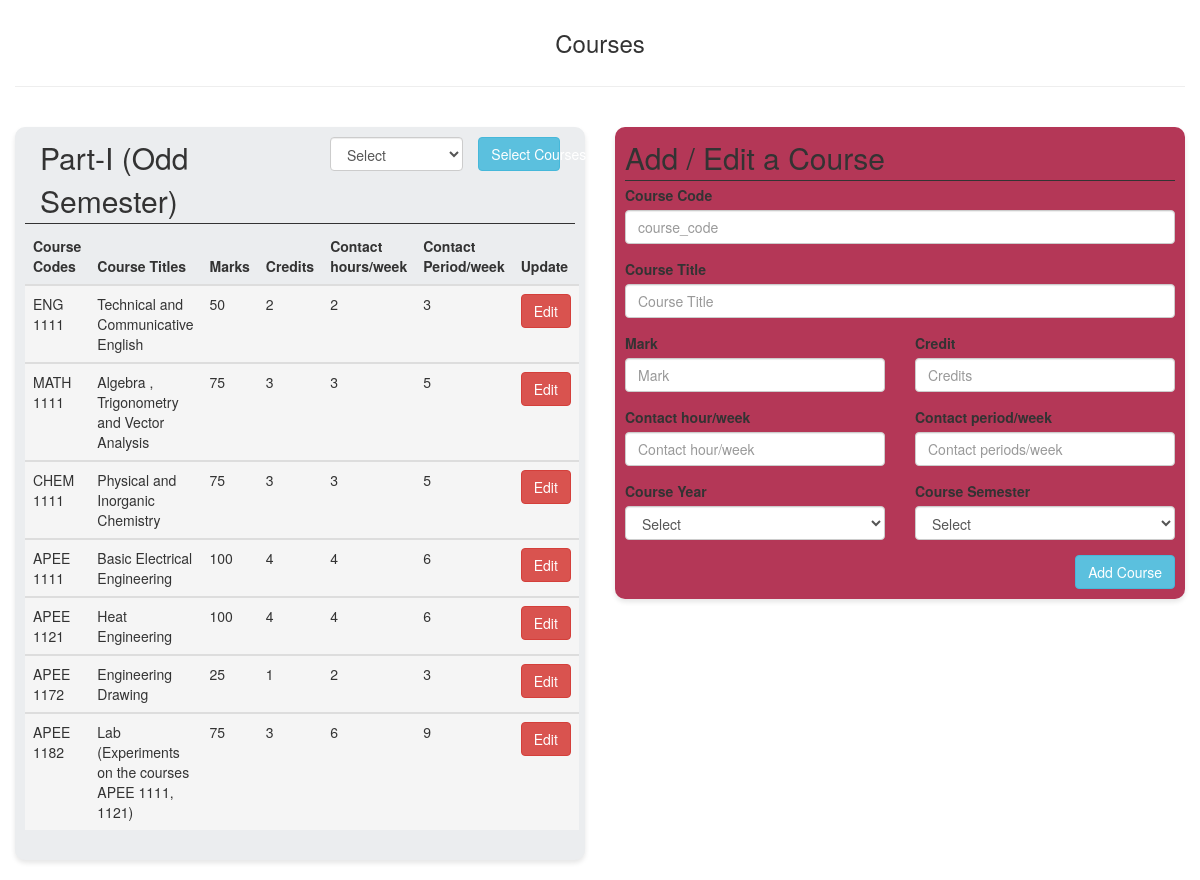
Page /dashboard/courses.php (signed in) on the committed database.
### tables this page shows
CREATE TABLE `courses` (
  `id` int(10) NOT NULL,
  `course_id` varchar(20) NOT NULL,
  `course_code` varchar(20) NOT NULL,
  `course_title` varchar(200) NOT NULL,
  `marks` varchar(10) NOT NULL,
  `credits` varchar(10) NOT NULL,
  `contact_hour_week` varchar(10) NOT NULL,
  `contact_periods_week` varchar(10) NOT NULL,
  `year` varchar(10) NOT NULL,
  `semester` varchar(10) NOT NULL
);

### dashboard/courses.php (the view, shortened to what this page needs)
<?php
include ('server.php');
$course_code = "";
$course_title = "";
$marks = "";
$credits = "";
$contact_hour_week = "";
$contact_periods_week = "";
$redirect_self ="";
$msg = '';
$form_id = 'course_data';
$deletemsg = "";
$edit_state = false;
$block_title = "Part-I (Odd Semester)";
$year = 'Part-I';
$semester = 'Odd';
$year_show = 'Select';
$semester_show = 'Select';
$year_value = '';
$semester_value = '';
$select_row = "SELECT * FROM courses WHERE year='$year' and semester='$semester'  ";
$select_info = mysqli_query($db, $select_row);
?>
<!DOCTYPE html>
<html class="no-js">
	<head>
	<link rel="stylesheet" href="assets/bootstrap/css/bootstrap.css">
	<link rel="stylesheet" href="assets/bootstrap/css/bootstrap.min.css">
    <link rel="stylesheet" href="../css/courses.css">
</head>
<body>
<section class="col-md-12 text-center">
    <h3 style="padding: 10px;">Courses</h3>
    <hr>
</section>
<section class="col-md-6" style="margin-top: 20px;">
    <div class="courses col-md-12">
        <span class="col-md-6" style="font-size: 30px;font-weight: 500;"><?php echo $block_title;?></span>
        <form  class="col-md-6 pull-right" id="" method="post" action="courses.php">
            <div class="col-md-8" style="">
                <div class="form-group">
                    <select id="" name="year_semester" class="form-control" required>
                        <option value="" selected hidden>Select</option>
                    </select>
                </div>
            </div>
            <button type="submit" name="select_course" class="col-md-4 btn btn-info pull-right">Select Courses</button>
        </form>
        <div class="clearfix"></div>
        <div class="seperator"></div>
    	<table class="table">
            <thead>
                <tr>
                    <th>Course Codes</th>
                    <th>Course Titles</th>
                    <th>Marks</th>
                    <th>Credits</th>
                    <th>Contact hours/week</th>
                    <th>Contact Period/week</th>
                    <th>Update</th>
                </tr>
            </thead>
            <?php while($row = mysqli_fetch_array($select_info)){ ?>
                <tbody>
                    <tr class="active">
                        <td><?php echo $row['course_code']; ?></td>
                        <td><?php echo $row['course_title']; ?></td>
                        <td><?php echo $row['marks']; ?></td>
                        <td><?php echo $row['credits']; ?></td>
                        <td><?php echo $row['contact_hour_week']; ?></td>
                        <td><?php echo $row['contact_periods_week']; ?></td>
                        <td><a href="courses.php?edit=<?php echo $row['id']; ?>" class="btn btn-danger">Edit</a></td>
                    </tr>
                </tbody>
            <?php } ?>
        </table>
    </div>
</section>
<section class="col-md-6"  style="margin-top: 20px;">
    <div class="course_form col-md-12">
        <span style="font-size: 30px;font-weight: 500;">Add / Edit a Course
        </span>
        <div class="seperator"></div>
        <form  class="" id="<?php echo $form_id;?>" method="post" action="<?php echo $redirect_self;?>">
            <div class="row">
                <div class="col-md-12">
                    <div class="form-group">
                        <label class="control-label" for="course_code">Course Code</label>
                        <input id="course_code" name="course_code" type="text" value="<?php echo $course_code;?>" placeholder="course_code" class="form-control input-md" required>
                    </div>
                </div>
                <div class="col-md-12">
                    <div class="form-group">
                        <label class="control-label" for="course_title">Course Title</label>
                        <input id="course_title" name="course_title" type="text" value="<?php echo $course_title;?>" placeholder="Course Title" class="form-control input-md" required>
                    </div>
                </div>
                <div class="col-md-6">
                    <div class="form-group">
                        <label class="control-label" for="marks">Mark</label>
                        <input id="marks" name="marks" type="text" value="<?php echo $marks;?>" placeholder="Mark" class="form-control input-md" required>
                    </div>
                </div>
                <div class="col-md-6">
                    <div class="form-group">
                        <label class="control-label" for="credits">Credit</label>
                        <input id="credits" name="credits" type="text" value="<?php echo $credits;?>" placeholder="Credits" class="form-control input-md" required>
                    </div>
                </div>
                <div class="col-md-6">
                    <div class="form-group">
                        <label class="control-label" for="contact_hour_week">Contact hour/week</label>
                        <input id="contact_hour_week" name="contact_hour_week" type="text" value="<?php echo $contact_hour_week;?>" placeholder="Contact hour/week" class="form-control input-md" required>
                    </div>
                </div>
                <div class="col-md-6">
                    <div class="form-group">
                        <label class="control-label" for="contact_periods_week">Contact period/week</label>
                        <input id="contact_periods_week" name="contact_periods_week" type="text" value="<?php echo $contact_periods_week;?>" placeholder="Contact periods/week" class="form-control input-md" required>
                    </div>
                </div>
                <div class="col-md-6">
                    <div class="form-group">
                        <label class="control-label" for="year">Course Year</label>
                        <select id="year" name="year" class="form-control" required>
                            <option selected hidden value="<?php echo $year_value;?>"><?php echo $year_show;?></option>
                        </select>
                    </div>
                </div>
                <div class="col-md-6">
                    <div class="form-group">
                        <label class="control-label" for="semester">Course Semester</label>
                        <select id="semester" name="semester" class="form-control" required>
                            <option hidden value="<?php echo $semester_value;?>"><?php echo $semester_show;?></option>
                        </select>
                    </div>
                </div>
                <div class="col-md-12">
                    <div class="form-group">
                        <?php if ($edit_state == false): ?>
                            <span id="course_msg" style="color: white;"><?php echo $msg;?><?php echo $deletemsg;?></span><button type="submit" class="btn btn-info pull-right"  onclick="return validate()">Add Course</button>
                        <?php endif ?>
                    </div>
                </div>
            </div>
        </form>
    </div>
</section>
</body>
</html>

### css/courses.css (style rules this page uses)
.courses { background-color: #EBEDEF; padding: 10px; box-shadow: 0 3px 5px 0px rgba(0, 0, 0, 0.1); border-radius: 10px; margin-bottom: 20px; }

### dashboard/courses.php (style rules this page uses)
.seperator { width: 100%; height: 5px; border-top: 1px solid #333333; border-bottom: : 1px solid red; }
.course_form { background-color: #B43757; padding: 10px; box-shadow: 0 3px 5px 0px rgba(0, 0, 0, 0.1); border-radius: 10px; margin-bottom: 20px; color: #333333; }
.courses { background-color: #EBEDEF; padding: 10px; box-shadow: 0 3px 5px 0px rgba(0, 0, 0, 0.1); border-radius: 10px; margin-bottom: 20px; }

### rows in the picture
courses: course_code "ENG 1111", course_title "Technical and Communicative English", marks "50", credits "2", contact_hour_week "2", contact_periods_week "3"
courses: course_code "MATH 1111", course_title "Algebra , Trigonometry and Vector Analysis", marks "75", credits "3", contact_hour_week "3", contact_periods_week "5"
courses: course_code "CHEM 1111", course_title "Physical and Inorganic Chemistry", marks "75", credits "3", contact_hour_week "3", contact_periods_week "5"
courses: course_code "APEE 1111", course_title "Basic Electrical Engineering", marks "100", credits "4", contact_hour_week "4", contact_periods_week "6"
courses: course_code "APEE 1121", course_title "Heat Engineering", marks "100", credits "4", contact_hour_week "4", contact_periods_week "6"
courses: course_code "APEE 1172", course_title "Engineering Drawing", marks "25", credits "1", contact_hour_week "2", contact_periods_week "3"
courses: course_code "APEE 1182", course_title "Lab (Experiments on the courses APEE 1111, 1121)", marks "75", credits "3", contact_hour_week "6", contact_periods_week "9"

### other values in the picture
$block_title "Part-I (Odd Semester)"
form field year "Select"
form field semester "Select"
